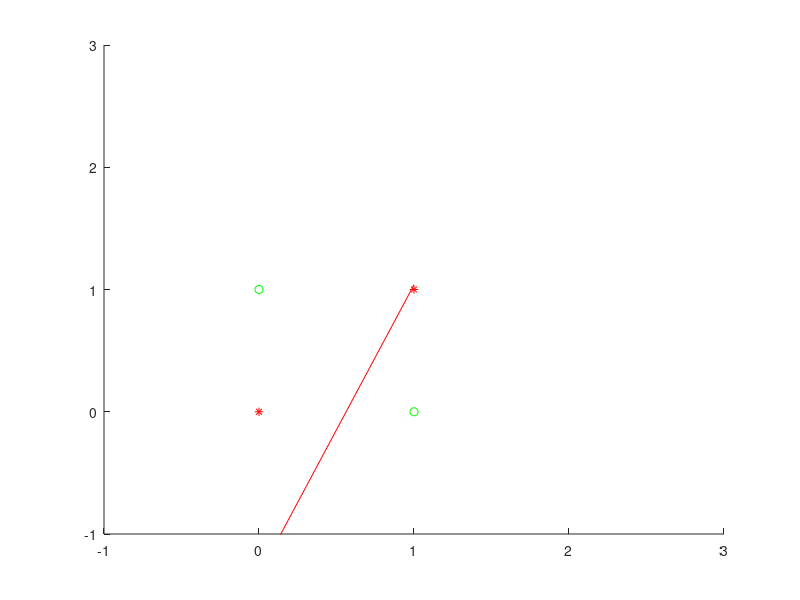

Write the MATLAB code that produced this figure. (Note: this script raises an error after producing the figure.)
% Pocket Algorithms and Perceptron Learning on XOR
% XOR TruthTable
%x1 x2  y
%0  0   0
%1  0   1
%0  1   1
%1  1   0
clc;
hold off;
clf
clear
% visualizing AND function
axis([-1 3 -1 3]) % setting the axis limit
hold on
plot(0,0,'r*') % plot (0,0) with Red circle
plot(0,1,'go')% plot (0,1) with Green circle
plot(1,0,'go')% plot (1,0) with Green circle
plot(1,1,'r*')% plot (1,1) with Red circle

x0=[1 1 1 1]; % this is bias and it is always ON
x1=[0 1 0 1]; % input 1
x2=[0 0 1 1]; % input 2
target= [0 1 1 0]; % output
x=[x0;x1;x2]; %concatenating input data including the bias
% now we have four different data points (0,0),(0,1),(1,0) and (1,1)
disp('input data=');
disp(x); %display data points
disp('target values=');
disp(target);%display target values

w=1-2*rand(3,1); % initializing the weights vector

disp('Initial random weight vector is=');
disp(w);

w_pocket=w; %Pocket weight vector; default set to same as initial PLA weight

disp('Initial pocket weight vector is=');
disp(w);

g=w'*x;% activation function
disp('activation function=');
disp(g);

m=-w(2)/w(3); % slope of the line
b=-w(1)/w(3); % intercept
%now setting the graph between -1 and 1
px1=-1;
px2=1;

%As per equation y=mx+b, finding py1 and py2
py1=m*px1+b;
py2=m*px2+b;
plot([px1,px2],[py1,py2],'r');% plotting a graph in Red
max_iterations = 500;
n=length(g);
pw_in_sample_error = get_pocket_weight_in_sample_error(x,w_pocket, target);
disp('pocket weight in-sample error');
disp(pw_in_sample_error);
run=0;%count the number of true decisions during training
 converge = 0;
 while converge==0 
     for epoch=1:max_iterations %At each iteration, we will pocket the weights vector which gives minimum error
         sample_error_sum = 0;
             for i=1:n % looping through each row
                 g = w'*x; % activation function
                 if g(i) >= 0
                     y_hat = 1;
                 else
                     y_hat = 0;
                 end
%                  if isequal(y_hat,target(i))
%                       run=run+1;                   
%                  end 
                 if(target(i)~= y_hat)  % if target output is not equal to predicted output
                     converge = 0; % not converged yet
                         if(target(i) == 1 && y_hat == 0) 
                             % case 1: if target output is 1 but predicted output is 0, then update the weight by w=w+x
                             larray = x*0.01;
                             w = w + larray(:,i); %w= w+x(:,i); %  new weight = old weight + all rows of ith column
                             g= w'*x; %activation function
                             %sample_error_sum = sample_error_sum + 1;
                               break;
                          elseif (target(i) == 0 && y_hat ==1)
                             % case 2: if target output is 0 but predicted output is 1, then update the weight by w=w-x
                             larray = x*0.01;
                             w = w - larray(:,i);  %w= w-x(:,i); %  new weight = old weight - all rows of ith column
                             g= w'*x; 
                            %activation function
                             %sample_error_sum = sample_error_sum + 1;
                               break;
                         end
                    else
                          % if target output is equal to predicted output, then it is converged             
                         converge = 1;
                 end
             end
             g_logic = double(g>=0);
             
             sample_error_sum = sum(target ~= g_logic);
             if(epoch > 1)  
                 in_sample_error = sample_error_sum/n;
                 %disp('new in-sample error=');
                 %disp(in_sample_error);
                 if in_sample_error < pw_in_sample_error
                     disp('old pw act');
                     disp(w_pocket' * x);
                     disp('old error');
                     disp(pw_in_sample_error);
                     disp('next minimum in-Sample error:')
                     disp(in_sample_error);
                     w_pocket = w;
                     pw_in_sample_error = in_sample_error;
                     disp('new pocket weight vector=');
                     disp(w_pocket'*x);
                 end
             end 
          if(epoch == max_iterations)
              converge=1;
              disp('reached maximun number of iterations');
          end
     end
      
 end 

g= w_pocket' *x;% activation function
disp('activation function=');
disp(g);
disp(pw_in_sample_error)
disp('final pocket weight:');
disp(w_pocket);
m=-w_pocket(2)/w_pocket(3);% new slope of the line
b=-w_pocket(1)/w_pocket(3);% new intercept
%As per equation y=mx+b, finding py1 and py2
py1=m*px1+b;
py2=m*px2+b;
plot([px1,px2],[py1,py2],'b'); %plotting final graph with new y1 and y2
% blue line is the new classification line

function pw_in_sample_error = get_pocket_weight_in_sample_error(x, w_pocket, target)
    sample_error_sum = 0;
    n = length(x);
    for i=1:n % looping through each column
             g = w_pocket'*x; % activation function
             if g(i) >= 0
                 y_hat = 1;
             else
                 y_hat = 0;
             end
             if(target(i)~= y_hat)
                 sample_error_sum = sample_error_sum+1;
             end
    end
    pw_in_sample_error = sample_error_sum/n;
end